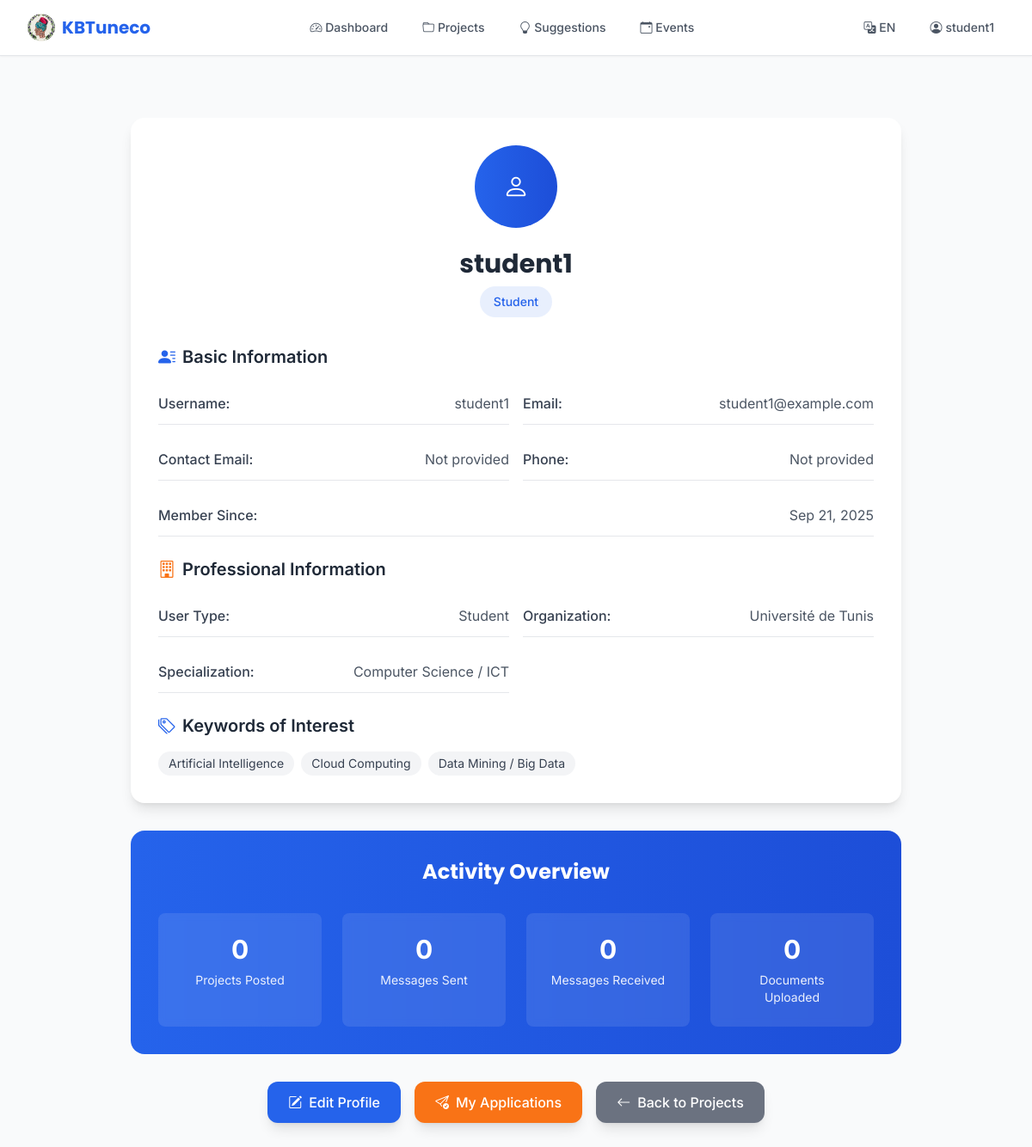
Screenshot of /en/auth/profile/ (signed in) with the database file from the repository.
### core/models.py (models this page shows, shortened)
class Profile(models.Model):
    USER_TYPES = [
        ('student', 'Student'),
        ('researcher', 'Researcher'),
        ('university', 'University / Lab'),
        ('company', 'Company'),
        ('association', 'Association'),
        ('medical', 'Medical Staff'),
    ]
    user = models.OneToOneField(User, on_delete=models.CASCADE)
    user_type = models.CharField(max_length=30, choices=USER_TYPES, default='student')
    institution_type = models.CharField(max_length=50, choices=INSTITUTIONS, blank=True, null=True)
    organization = models.ForeignKey(Organization, on_delete=models.SET_NULL, blank=True, null=True)
    specialization = models.CharField(max_length=50, choices=SPECIALIZATIONS, default='other')
    keywords = models.ManyToManyField(Keyword, blank=True)
    bio = models.TextField(blank=True)
    contact_email = models.EmailField(blank=True, null=True)
    phone = models.CharField(max_length=50, blank=True, null=True)
    cv = models.FileField(upload_to='cvs/', blank=True, null=True)
    created_at = models.DateTimeField(auto_now_add=True)

class Organization(models.Model):
    name = models.CharField(max_length=255)
    org_type = models.CharField(max_length=50, choices=INSTITUTIONS)
    description = models.TextField(blank=True)
    contact_email = models.EmailField(blank=True, null=True)
    website = models.URLField(blank=True, null=True)

class Keyword(models.Model):
    code = models.CharField(max_length=80, unique=True)
    label = models.CharField(max_length=200)

### core/views.py (the view)
# urls.py: path('auth/profile/', views.profile_view, name='profile'),
@login_required
def profile_view(request):
    profile = request.user.profile
    return render(request, 'auth/profile.html', {'profile': profile})

### core/context_processors.py (called while the page is built)
def unread_messages(request):
    if request.user.is_authenticated:
        try:
            unread_count = request.user.profile.received_messages.filter(read=False).count()
            return {'unread_message_count': unread_count}
        except:
            return {'unread_message_count': 0}
    return {'unread_message_count': 0}

### templates/auth/profile.html (shortened to what this page needs)
{% extends 'base.html' %}
{% load static %}
{% block content %}
<div class="min-h-screen py-12 px-4">
    <div class="max-w-4xl mx-auto">
        <div class="bg-white rounded-2xl shadow-lg p-8 mb-8">
            <div class="text-center mb-8">
                <div class="bg-gradient-to-r from-primary to-primary-dark rounded-full p-6 w-24 h-24 mx-auto mb-6 flex items-center justify-center">
                    <i class="bi bi-person text-3xl text-white"></i>
                </div>
                <h1 class="text-3xl font-bold font-display text-gray-800 mb-2">{{ profile.user.username }}</h1>
                <span class="inline-flex items-center px-4 py-2 rounded-full text-sm font-medium bg-primary/10 text-primary">
                    {{ profile.get_user_type_display }}
                </span>
            </div>
            <div class="space-y-6">
                <div>
                    <h3 class="text-xl font-semibold text-gray-800 mb-4 flex items-center">
                        <i class="bi bi-person-lines-fill mr-2 text-primary"></i>
                        Basic Information
                    </h3>
                    <div class="grid grid-cols-1 md:grid-cols-2 gap-4">
                        <div class="flex justify-between items-center py-3 border-b border-gray-200">
                            <span class="font-medium text-gray-700">Username:</span>
                            <span class="text-gray-600">{{ profile.user.username }}</span>
                        </div>
                        <div class="flex justify-between items-center py-3 border-b border-gray-200">
                            <span class="font-medium text-gray-700">Email:</span>
                            <span class="text-gray-600">{{ profile.user.email|default:"Not provided" }}</span>
                        </div>
                        <div class="flex justify-between items-center py-3 border-b border-gray-200">
                            <span class="font-medium text-gray-700">Contact Email:</span>
                            <span class="text-gray-600">{{ profile.contact_email|default:"Not provided" }}</span>
                        </div>
                        <div class="flex justify-between items-center py-3 border-b border-gray-200">
                            <span class="font-medium text-gray-700">Phone:</span>
                            <span class="text-gray-600">{{ profile.phone|default:"Not provided" }}</span>
                        </div>
                        <div class="flex justify-between items-center py-3 border-b border-gray-200 md:col-span-2">
                            <span class="font-medium text-gray-700">Member Since:</span>
                            <span class="text-gray-600">{{ profile.created_at|date:"M d, Y" }}</span>
                        </div>
                    </div>
                </div>
                <div>
                    <h3 class="text-xl font-semibold text-gray-800 mb-4 flex items-center">
                        <i class="bi bi-building mr-2 text-secondary"></i>
                        Professional Information
                    </h3>
                    <div class="grid grid-cols-1 md:grid-cols-2 gap-4">
                        <div class="flex justify-between items-center py-3 border-b border-gray-200">
                            <span class="font-medium text-gray-700">User Type:</span>
                            <span class="text-gray-600">{{ profile.get_user_type_display }}</span>
                        </div>
                        {% if profile.organization %}
                        <div class="flex justify-between items-center py-3 border-b border-gray-200">
                            <span class="font-medium text-gray-700">Organization:</span>
                            <span class="text-gray-600">{{ profile.organization.name }}</span>
                        </div>
                        {% endif %}
                        <div class="flex justify-between items-center py-3 border-b border-gray-200">
                            <span class="font-medium text-gray-700">Specialization:</span>
                            <span class="text-gray-600">{{ profile.get_specialization_display }}</span>
                        </div>
                    </div>
                </div>
                {% if profile.keywords.all %}
                <div>
                    <h3 class="text-xl font-semibold text-gray-800 mb-4 flex items-center">
                        <i class="bi bi-tags mr-2 text-primary"></i>
                        Keywords of Interest
                    </h3>
                    <div class="flex flex-wrap gap-2">
                        {% for keyword in profile.keywords.all %}
                        <span class="px-3 py-1 bg-gray-100 text-gray-700 rounded-full text-sm">{{ keyword.label }}</span>
                        {% endfor %}
                    </div>
                </div>
                {% endif %}
            </div>
        </div>
        <div class="bg-gradient-to-r from-primary to-primary-dark text-white rounded-2xl p-8 mb-8">
            <h2 class="text-2xl font-bold font-display text-center mb-8">Activity Overview</h2>
            <div class="grid grid-cols-2 md:grid-cols-4 gap-6">
                <div class="bg-white/10 backdrop-blur-sm rounded-lg p-6 text-center cursor-pointer hover:bg-white/20 transition-all" onclick="window.location.href='{% url 'user_projects' %}'">
                    <div class="text-3xl font-bold mb-2">{{ profile.posted_projects.count }}</div>
                    <div class="text-sm opacity-90">Projects Posted</div>
                </div>
                <div class="bg-white/10 backdrop-blur-sm rounded-lg p-6 text-center">
                    <div class="text-3xl font-bold mb-2">{{ profile.sent_messages.count }}</div>
                    <div class="text-sm opacity-90">Messages Sent</div>
                </div>
                <div class="bg-white/10 backdrop-blur-sm rounded-lg p-6 text-center">
                    <div class="text-3xl font-bold mb-2">{{ profile.received_messages.count }}</div>
                    <div class="text-sm opacity-90">Messages Received</div>
                </div>
                <div class="bg-white/10 backdrop-blur-sm rounded-lg p-6 text-center">
                    <div class="text-3xl font-bold mb-2">{{ profile.documents.count }}</div>
                    <div class="text-sm opacity-90">Documents Uploaded</div>
                </div>
            </div>
        </div>
        <div class="text-center space-y-4 md:space-y-0 md:flex md:justify-center md:space-x-4">
            <a href="{% url 'profile_edit' %}" class="block md:inline-block bg-primary hover:bg-primary-dark text-white py-3 px-6 rounded-xl font-medium transition-all shadow-lg">
                <i class="bi bi-pencil-square mr-2"></i>Edit Profile
            </a>
            {% if user.profile.user_type == 'student' or user.profile.user_type == 'researcher' %}
                <a href="{% url 'my_applications' %}" class="block md:inline-block bg-secondary hover:bg-secondary-dark text-white py-3 px-6 rounded-xl font-medium transition-all shadow-lg">
                    <i class="bi bi-send-check mr-2"></i>My Applications
                </a>
            {% else %}
                <a href="{% url 'user_projects' %}" class="block md:inline-block bg-secondary hover:bg-secondary-dark text-white py-3 px-6 rounded-xl font-medium transition-all shadow-lg">
                    <i class="bi bi-folder mr-2"></i>View My Projects
                </a>
            {% endif %}
            <a href="{% url 'project_list' %}" class="block md:inline-block bg-gray-500 hover:bg-gray-600 text-white py-3 px-6 rounded-xl font-medium transition-all shadow-lg">
                <i class="bi bi-arrow-left mr-2"></i>Back to Projects
            </a>
        </div>
    </div>
</div>
{% endblock %}

### templates/base.html (shortened to what this page needs)
{% load i18n static %}
<!DOCTYPE html>
<html lang="{{ LANGUAGE_CODE }}" dir="{% if LANGUAGE_CODE == 'ar' %}rtl{% else %}ltr{% endif %}">
<head>
    <script src="https://cdn.tailwindcss.com"></script>
    <link rel="stylesheet" href="https://cdn.jsdelivr.net/npm/bootstrap-icons@1.11.1/font/bootstrap-icons.css">
</head>
<body class="font-sans bg-gray-50 text-gray-900 min-h-screen">
    <nav class="bg-white/95 backdrop-blur-md border-b border-gray-200 sticky top-0 z-50 shadow-sm">
        <div class="max-w-7xl mx-auto px-4 sm:px-6 lg:px-8">
            <div class="flex justify-between h-16 items-center">
                <div class="flex items-center">
                    <a class="flex items-center space-x-2 font-display font-bold text-xl text-primary hover:text-primary-dark transition-colors" href="{% url 'dashboard' %}">
                        <img src="{% static 'img/logo.png' %}" alt="KBTuneco Logo" class="h-8 w-8 rounded-full object-cover">
                        <span>KBTuneco</span>
                    </a>
                </div>
                <div class="hidden md:block">
                    <div class="flex items-baseline space-x-4">
                        <a class="nav-link text-gray-600 hover:text-gray-900 px-3 py-2 rounded-md text-sm font-medium transition-colors" href="{% url 'dashboard' %}">
                            <i class="bi bi-speedometer2"></i> {% trans "Dashboard" %}
                        </a>
                        <a class="nav-link text-gray-600 hover:text-gray-900 px-3 py-2 rounded-md text-sm font-medium transition-colors" href="{% url 'project_list' %}">
                            <i class="bi bi-folder"></i> {% trans "Projects" %}
                        </a>
                        <a class="nav-link text-gray-600 hover:text-gray-900 px-3 py-2 rounded-md text-sm font-medium transition-colors" href="{% url 'suggestions' %}">
                            <i class="bi bi-lightbulb"></i> {% trans "Suggestions" %}
                        </a>
                        <a class="nav-link text-gray-600 hover:text-gray-900 px-3 py-2 rounded-md text-sm font-medium transition-colors" href="{% url 'events_list' %}">
                            <i class="bi bi-calendar-event"></i> {% trans "Events" %}
                        </a>
                    </div>
                </div>
                <div class="flex items-center space-x-4">
                    <div class="relative">
                        <button class="text-sm text-gray-600 hover:text-gray-900 px-3 py-2 rounded-md text-sm font-medium transition-colors" id="langDropdown" onclick="toggleDropdown('langMenu')">
                            <i class="bi bi-translate"></i>
                            {% get_current_language as LANGUAGE_CODE %}
                            {% if LANGUAGE_CODE == 'en' %}EN{% elif LANGUAGE_CODE == 'fr' %}FR{% elif LANGUAGE_CODE == 'ar' %}AR{% endif %}
                        </button>
                    </div>
                    {% if user.is_authenticated %}
                        <div class="relative">
                            <button class="text-sm text-gray-600 hover:text-gray-900 px-3 py-2 rounded-md text-sm font-medium transition-colors flex items-center space-x-1" id="userDropdown" onclick="toggleDropdown('userMenu')">
                                <i class="bi bi-person-circle"></i>
                                <span>{{ user.username }}</span>
                            </button>
                        </div>
                    {% endif %}
                </div>
            </div>
        </div>
    </nav>
    <main class="max-w-7xl mx-auto py-6 sm:px-6 lg:px-8">
        {% block content %}{% endblock %}
    </main>
</body>
</html>

### rows the page displays
Profile: user.username "student1", user_type "Student", user.email "student1@example.com", contact_email "Not provided", phone "Not provided", created_at "Sep 21, 2025", organization.name "Université de Tunis", specialization "Computer Science / ICT", posted_projects.count "0", sent_messages.count "0", received_messages.count "0", documents.count "0"
Keyword: label "Artificial Intelligence"
Keyword: label "Cloud Computing"
Keyword: label "Data Mining / Big Data"

### other values shown
{{ user.username }} "student1"
